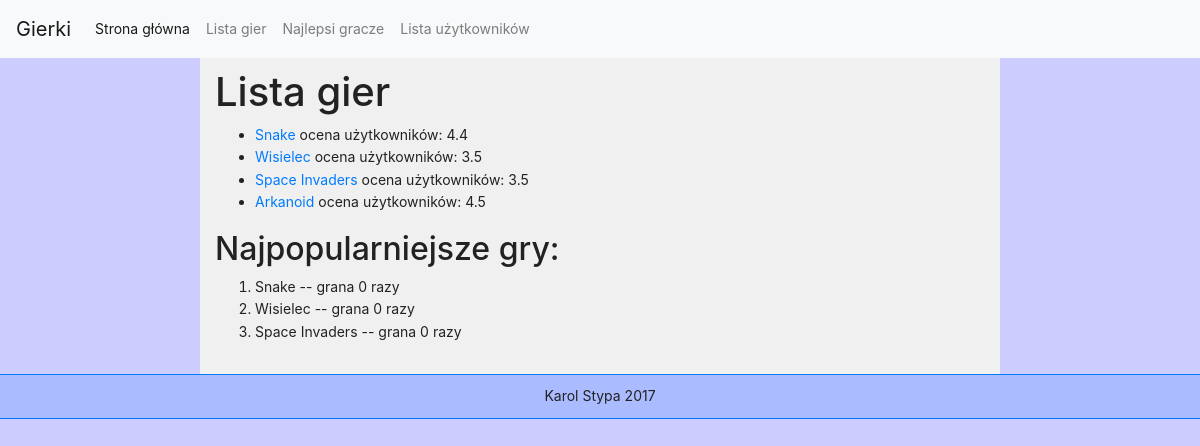
/gameslist.php, run on an earlier commit of the app's database.
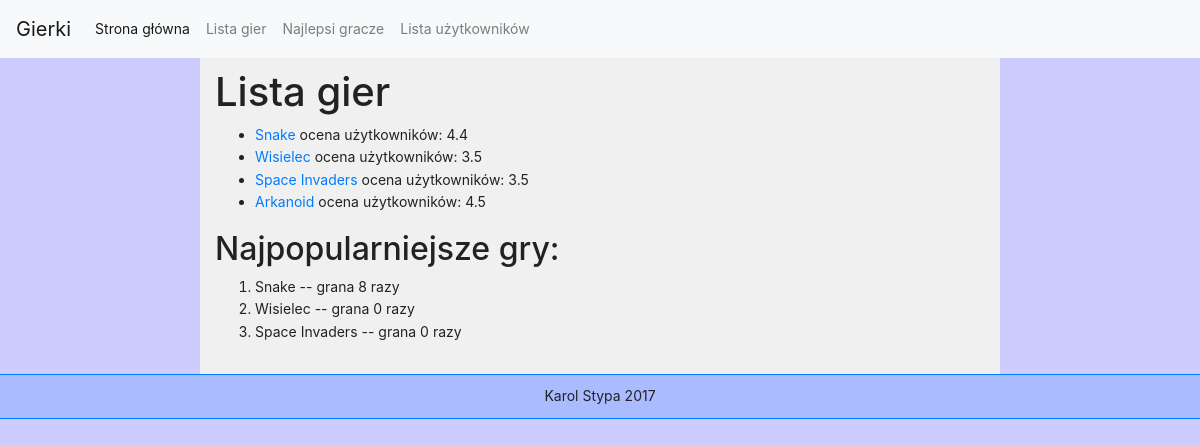
And on a later commit of the database.
### tables this page shows
CREATE TABLE `games` (
  `id` int(11) NOT NULL,
  `name` varchar(255) NOT NULL,
  `play_count` int(11) NOT NULL,
  `description` varchar(255) NOT NULL,
  `thumbnail` varchar(255) NOT NULL,
  `image1` varchar(255) NOT NULL,
  `image2` varchar(255) NOT NULL
);

### gameslist.php (the view, shortened to what this page needs)
<!DOCTYPE html>
<html>
	<head>
		<link rel="stylesheet" href="https://maxcdn.bootstrapcdn.com/bootstrap/4.0.0-beta.2/css/bootstrap.min.css">
		<link rel="stylesheet" href="./style.css">
	</head>
	<body>
		<?php include "navbar.php"; ?>
		<div class="container-fluid col-md-8 main">
			<?php
			$rating = [0, 0, 0, 0];
			for ($i = 0; $i < 4; ++$i) {
				$rating_query = "SELECT rating FROM ratings WHERE game_id = $i+1";
				$rating_result = mysql_query($rating_query);
				$sum = 0;
				$n = 0;
				while($row = mysql_fetch_assoc($rating_result)) {
					++$n;
					$sum += $row['rating'];
				}
				$rating[$i] = $sum / $n;
			}
			?>
			<h1>Lista gier</h1>
			<ul>
				<li><a href="snake.php">Snake</a> ocena użytkowników: <?php echo $rating[0] ?></li>
				<li><a href="">Wisielec</a> ocena użytkowników: <?php echo $rating[1] ?></li>
				<li><a href="">Space Invaders</a> ocena użytkowników: <?php echo $rating[2] ?></li>
				<li><a href="">Arkanoid</a> ocena użytkowników: <?php echo $rating[3] ?></li>
			</ul>
			<h2 id="popularity">Najpopularniejsze gry:</h2>
			<?php
			$popularity_query = "SELECT name, play_count
									FROM games
									ORDER BY play_count DESC limit 3;";
			$popularity_result = mysql_query($popularity_query);
			echo '<ol type="1">';
			while($row = mysql_fetch_assoc($popularity_result)) {
				echo '<li>'.$row['name'].' -- grana '.$row['play_count'].' razy</li>';
			}
			echo '</ol>'
			?>
    	</div>
	</body>
</html>

What changed in the data, as far as the page shows it:
changed games "Snake": play_count "0" → "8"
